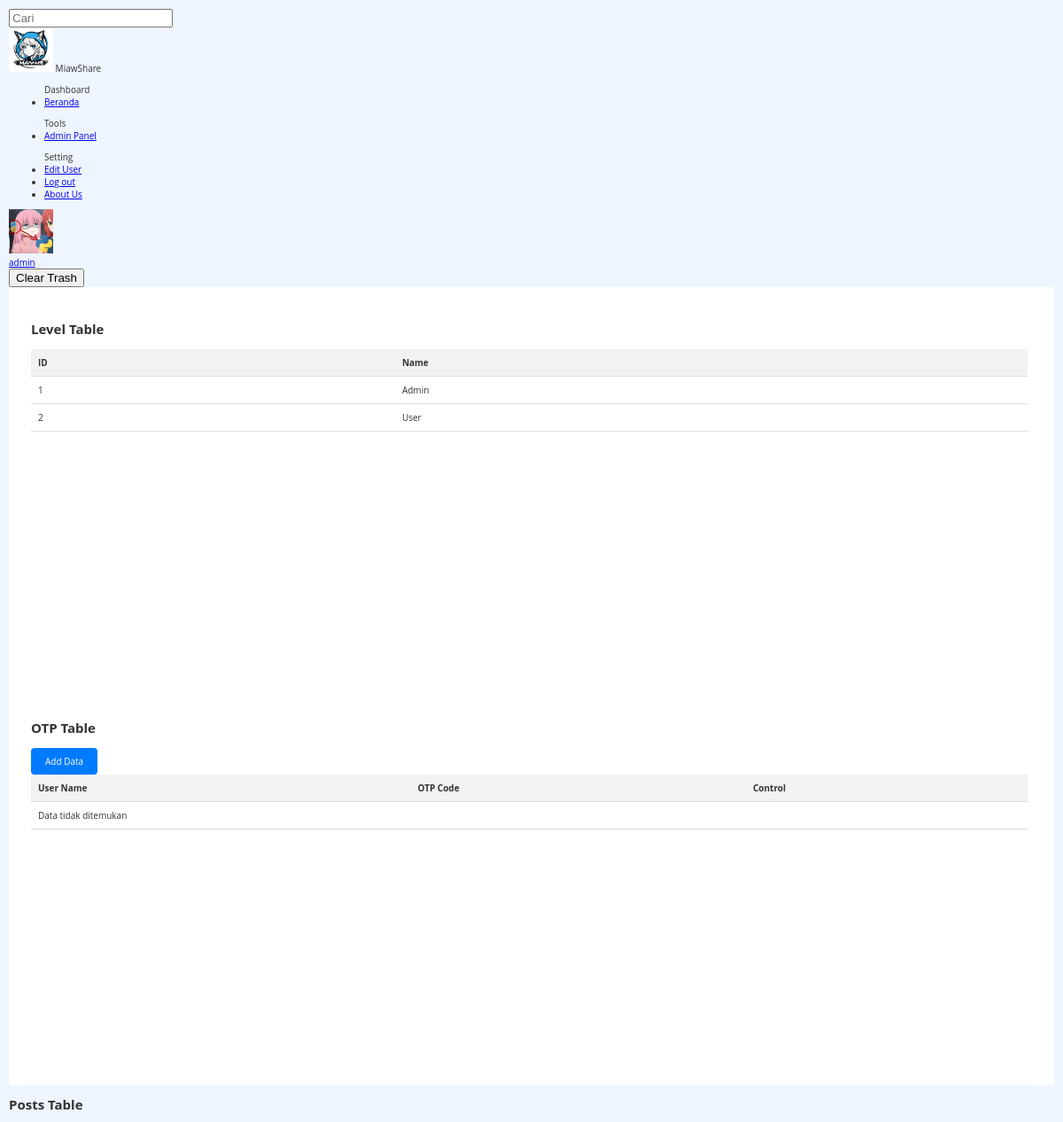
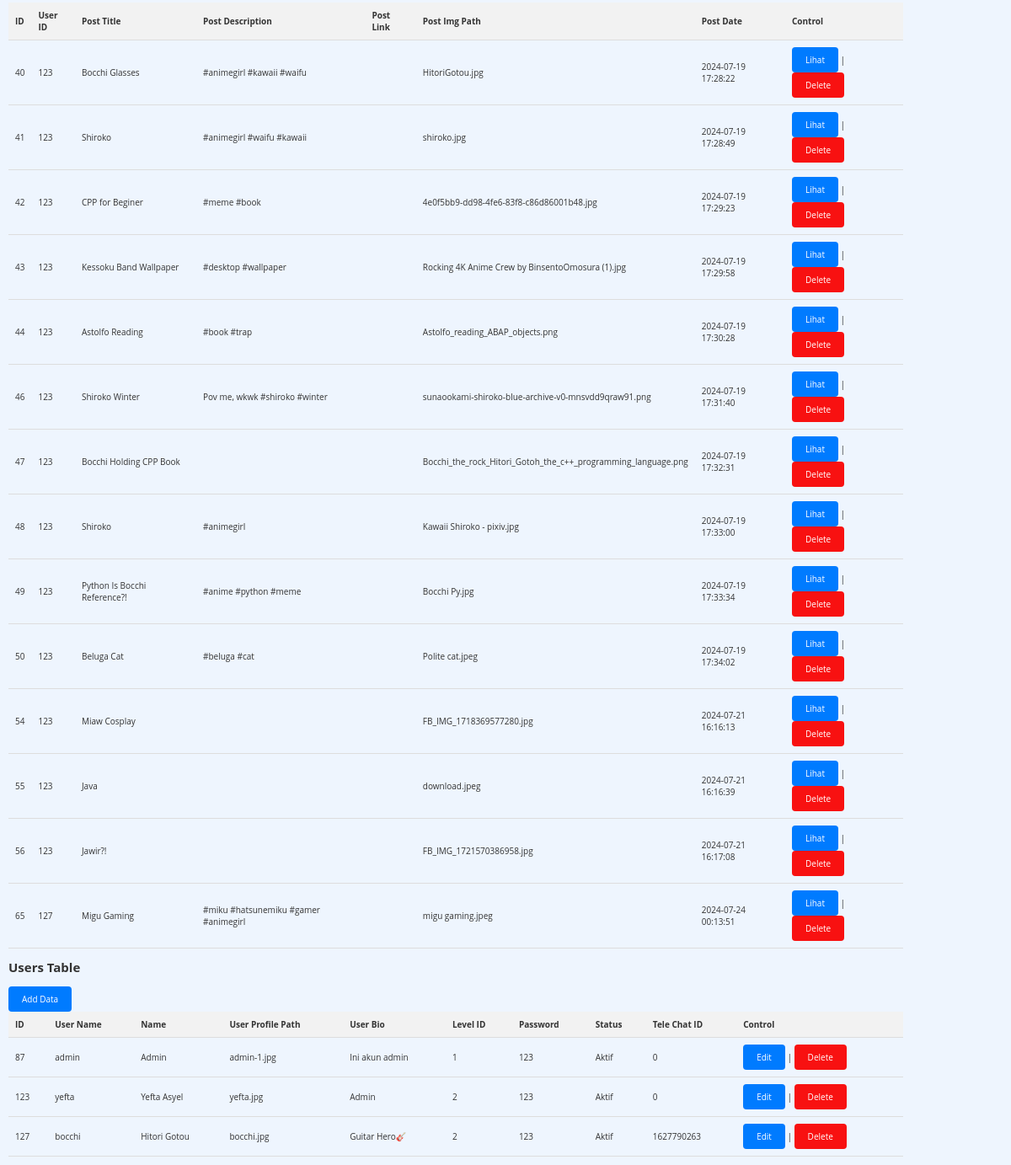
Screenshot of /ignore/hehe/hehe/hehe/admin_panelold.php (signed in) with the database file from the repository (2 pictures, top to bottom).
### tables this page shows
CREATE TABLE `level` (
  `level_id` int(11) NOT NULL,
  `level_name` varchar(12) DEFAULT NULL
);

CREATE TABLE `posts` (
  `post_id` int(11) NOT NULL,
  `user_id` int(11) DEFAULT NULL,
  `post_img_path` varchar(200) DEFAULT NULL,
  `post_title` varchar(100) DEFAULT NULL,
  `post_description` varchar(300) DEFAULT NULL,
  `post_link` varchar(300) DEFAULT NULL,
  `create_in` timestamp NOT NULL DEFAULT current_timestamp()
);

CREATE TABLE `users` (
  `user_id` int(11) NOT NULL,
  `user_name` varchar(30) DEFAULT NULL,
  `name` varchar(50) DEFAULT NULL,
  `user_profile_path` varchar(200) DEFAULT NULL,
  `user_bio` varchar(300) DEFAULT NULL,
  `level_id` int(11) DEFAULT NULL,
  `password` varchar(20) NOT NULL,
  `status` varchar(10) NOT NULL,
  `create_in` timestamp NOT NULL DEFAULT current_timestamp(),
  `delete_in` timestamp NOT NULL DEFAULT (current_timestamp() + interval 3 minute),
  `tele_chat_id` varchar(11) DEFAULT NULL
);

### ignore/hehe/hehe/hehe/admin_panelold.php (the view, shortened to what this page needs)
<?php
include '../koneksi.php';
$queryLevel = "SELECT * FROM level";
$resultLevel = mysqli_query($koneksi, $queryLevel);
$queryOTP = "SELECT * FROM otp";
$resultOTP = mysqli_query($koneksi, $queryOTP);
$queryPosts = "SELECT * FROM posts";
$resultPosts = mysqli_query($koneksi, $queryPosts);
$queryUsers = "SELECT * FROM users";
$resultUsers = mysqli_query($koneksi, $queryUsers);
if(isset($_SESSION['level_id'])) {
    if($_SESSION['level_id'] == 1) {
?>
        <!DOCTYPE html>
        <html>
        <head>
            <link rel="stylesheet" type="text/css" href="../styles/alert.css">
            <link rel="stylesheet" type="text/css" href="../styles/modal.css">
            <link rel="stylesheet" type="text/css" href="../styles/admin_panel.css">
        </head>
        <body>
        <div class="panel-search-bar">
            <form action="" method="get">
                <input type="text" name="search" id="searchData" placeholder="Cari">
            </form>
        </div>
<nav class="sidebar locked">
    <div class="logo_items flex">
    <span class="nav_image">
        <img src="../assets/logo/logo.png" alt="logo_img" style="max-width: 50px;"/>
    </span>
    <span class="logo_name">MiawShare</span>
    </div>
    <div class="menu_container">
    <div class="menu_items">
        <ul class="menu_item">
        <div class="menu_title flex">
            <span class="title">Dashboard</span>
        </div>
        <li class="item">
            <a href="beranda.php" class="link flex">
            <span>Beranda</span>
            </a>
        </li>
        </ul>
        <?php
        if(isset($_SESSION['level_id'])) {
        ?>
        <ul class="menu_item">
        <div class="menu_title flex">
            <span class="title">Tools</span>
        </div>
        <li class="item">
            <?php
            if($_SESSION['level_id'] == 1) {
            ?>
                <a href="admin_panel.php" class="link flex">
                <span>Admin Panel</span>
                </a>
            <?php
            }
            ?>
        </li>
        </ul>
    <?php
    }?>
        <ul class="menu_item">
        <div class="menu_title flex">
            <span class="title">Setting</span>
        </div>
        <?php
        if(isset($_SESSION['level_id'])){
            ?>
            <li class="item">
                <a href="crud/edit_profile.php" class="link flex">
                <span>Edit User</span>
                </a>
            </li>
            <li class="item">
                <a href="../logout.php" class="link flex">
                <span>Log out</span>
                </a>
            </li>
            <?php
        }
        ?>
        <li class="item">
            <a href="aboutus.php" class="link flex">
            <span>About Us</span>
            </a>
        </li>
        </ul>
    </div>
    <div class="sidebar_profile flex">
        <a href="<?php
        if(isset($_SESSION['level_id'])){
            echo "profile.php?user_name=", $_SESSION['user_name'];
        }else{
            echo "#";
        }
        ?>">
            <span class="nav_image">
            <img src="
            <?php
            if(isset($_SESSION['level_id'])){
                echo '../storage/profile/' . $_SESSION['user_profile_path'];
            }else{
                echo '../storage/profile/default.png';
            }
            ?>" alt="logo_img" style="max-width:50px;"/>
            </span>
            <div class="data_text">
            <span class="name">
                <?php
                if(isset($_SESSION['level_id'])){
                    echo $_SESSION['user_name'];
                }else{
                    echo 'Guest';
                }
                ?>
            </span>
        </a>
        </div>
    </div>
</nav>
        <form action="crud/delete_trash_file.php" method="post">
            <input type="submit" name="clear_trash" value="Clear Trash">
        </form>
        <div class="container">
    <div class="table-container">
        <h2>Level Table</h2>
        <table id="levelTable">
            <?php
            if (mysqli_num_rows($resultLevel) > 0) {
                echo "<tr>";
                echo "<th>ID</th>";
                echo "<th>Name</th>";
                echo "</tr>";
                while($rowLevel = mysqli_fetch_assoc($resultLevel)) {
                    echo "<tr>";
                    echo "<td>".$rowLevel['level_id']."</td>";
                    echo "<td>".$rowLevel['level_name']."</td>";
                    echo "</tr>";
                }
            } else {
                echo "<tr><td colspan='3'>Data tidak ditemukan</td></tr>";
            }
            ?>
        </table>
    </div>
    <div class="table-container">
        <h2>OTP Table</h2>
        <a href="crud/add_data.php?page=otp" class="btn">Add Data</a>
        <table id="otpTable">
            <?php
            if (mysqli_num_rows($resultOTP) > 0) {
                echo "<tr>";
                echo "<th>User Name</th>";
                echo "<th>OTP Code</th>";
                echo "<th>For</th>";
                echo "<th>Control</th>";
                echo "</tr>";
                while($rowOtp = mysqli_fetch_assoc($resultOTP)) {
                    echo "<tr>";
                    echo "<td>".$rowOtp['user_name']."</td>";
                    echo "<td>".$rowOtp['otp_code']."</td>";
                    echo "<td>".$rowOtp['to_use']."</td>";
                    echo "<td>";
                    echo "<a class='deleteBtn' data-id='".$rowOtp['id']."' data-page='otp'>Delete</a>";
                    echo "</td>";
                    echo "</tr>";
                }
            } else {
                echo "<tr>";
                echo "<th>User Name</th>";
                echo "<th>OTP Code</th>";
                echo "<th>Control</th>";
                echo "</tr>";
                echo "<tr>";
                echo "<td colspan='3'>Data tidak ditemukan</td>";
            }
            ?>
        </table>
    </div>
</div>
        <div class="container">
            <h2>Posts Table</h2>
            <table id="postsTable">
                <?php
                if (mysqli_num_rows($resultPosts) > 0) {
                    echo "<tr>";
                    echo "<th>ID</th>";
                    echo "<th>User ID</th>";
                    echo "<th>Post Title</th>";
                    echo "<th>Post Description</th>";
                    echo "<th>Post Link</th>";
                    echo "<th>Post Img Path</th>";
                    echo "<th>Post Date</th>";
                    echo "<th>Control</th>";
                    echo "</tr>";
                    while($rowPost = mysqli_fetch_assoc($resultPosts)) {
                        echo "<tr>";
                        echo "<td>".$rowPost['post_id']."</td>";
                        echo "<td>".$rowPost['user_id']."</td>";
                        echo "<td>".$rowPost['post_title']."</td>";
                        echo "<td>".$rowPost['post_description']."</td>";
                        echo "<td>".$rowPost['post_link']."</td>";
                        echo "<td>".$rowPost['post_img_path']."</td>";
                        echo "<td>".$rowPost['create_in']."</td>";
                        echo "<td>";
                        echo "<a class='btn' href='view_img.php?post_id=".$rowPost['post_id']."'>Lihat</a> | ";
                        echo "<a class='deleteBtn' data-id='".$rowPost['post_id']."' data-page='posts'>Delete</a>";
                        echo "</td>";
                        echo "</tr>";
                    }
                }
                ?>
            </table>
        </div>
        <div class="container">
            <h2>Users Table</h2>
            <a href="crud/add_data.php?page=users" class="btn">Add Data</a>
            <table id="usersTable">
                <?php
                if (mysqli_num_rows($resultUsers) > 0) {
                    echo "<tr>";
                    echo "<th>ID</th>";
                    echo "<th>User Name</th>";
                    echo "<th>Name</th>";
                    echo "<th>User Profile Path</th>";
                    echo "<th>User Bio</th>";
                    echo "<th>Level ID</th>";
                    echo "<th>Password</th>";
                    echo "<th>Status</th>";
                    echo "<th>Tele Chat ID</th>";
                    echo "<th>Control</th>";
                    echo "</tr>";
                    while($rowUser = mysqli_fetch_assoc($resultUsers)) {
                        echo "<tr>";
                        echo "<td>".$rowUser['user_id']."</td>";
                        echo "<td>".$rowUser['user_name']."</td>";
                        echo "<td>".$rowUser['name']."</td>";
                        echo "<td>".$rowUser['user_profile_path']."</td>";
                        echo "<td>".$rowUser['user_bio']."</td>";
                        echo "<td>".$rowUser['level_id']."</td>";
                        echo "<td>".$rowUser['password']."</td>";
                        echo "<td>".$rowUser['status']."</td>";
                        echo "<td>".$rowUser['tele_chat_id']."</td>";
                        echo "<td>";
                        echo "<a href='crud/edit_data.php?page=users&id=".$rowUser['user_id']."' class='btn'>Edit</a> | ";
                        echo "<a class='deleteBtn' data-id='".$rowUser['user_id']."' data-page='users'>Delete</a>";
                        echo "</td>";
                        echo "</tr>";
                    }
                }
                ?>
            </table>
        </div>
        </body>
        </html>
<?php
    } else {
        header("location:error/deniedpage.php");
    }
} else {
    header("location:../index.php?pesan=needlogin");
}
?>

### styles/admin_panel.css (style rules this page uses)
.btn { display: inline-block; padding: 8px 16px; background-color: #007bff; color: #fff; text-decoration: none; border: none; border-radius: 4px; cursor: pointer; transition: background-color 0.3s; }
.deleteBtn { display: inline-block; padding: 8px 16px; background-color: #f81111; color: #fff; text-decoration: none; border: none; border-radius: 4px; cursor: pointer; transition: background-color 0.3s; }
table { width: 100%; border-collapse: collapse; border-spacing: 0; }
th, td { padding: 8px; text-align: left; border-bottom: 1px solid #ddd; }
th { background-color: #f2f2f2; }
#postsTable, #usersTable, #levelTable, #otpTable { width: 90%; }
.container { overflow-x: auto; }
table { width: 100%; }
body { height: 100%; margin: 10px; font-family: 'Open Sans', sans-serif; font-size: 10px; font-weight: 400; color: #333333; background-color: #EEF5FE; }
.table-container { margin: 0 auto; width: 1250px; padding: 25px; height: 400px; box-shadow: 0 4px 6px rgba(0,0,0,0.1); background-color: #fff; }

### rows the page displays
level: level_id "1", level_name "Admin"
level: level_id "2", level_name "User"
posts: post_id "40", user "123", post_title "Bocchi Glasses", post_description "#animegirl #kawaii #waifu", post_img_path "HitoriGotou.jpg", create_in "2024-07-19 17:28:22"
posts: post_id "41", user "123", post_title "Shiroko", post_description "#animegirl #waifu #kawaii", post_img_path "shiroko.jpg", create_in "2024-07-19 17:28:49"
posts: post_id "42", user "123", post_title "CPP for Beginer", post_description "#meme #book", post_img_path "4e0f5bb9-dd98-4fe6-83f8-c86d86001b48.jpg", create_in "2024-07-19 17:29:23"
posts: post_id "43", user "123", post_title "Kessoku Band Wallpaper", post_description "#desktop #wallpaper", post_img_path "Rocking 4K Anime Crew by BinsentoOmosura (1).jpg", create_in "2024-07-19 17:29:58"
posts: post_id "44", user "123", post_title "Astolfo Reading", post_description "#book #trap", post_img_path "Astolfo_reading_ABAP_objects.png", create_in "2024-07-19 17:30:28"
posts: post_id "46", user "123", post_title "Shiroko Winter", post_description "Pov me, wkwk #shiroko #winter", post_img_path "sunaookami-shiroko-blue-archive-v0-mnsvdd9qraw91.png", create_in "2024-07-19 17:31:40"
posts: post_id "47", user "123", post_title "Bocchi Holding CPP Book", post_img_path "Bocchi_the_rock_Hitori_Gotoh_the_c++_programming_language.png", create_in "2024-07-19 17:32:31"
posts: post_id "48", user "123", post_title "Shiroko", post_description "#animegirl", post_img_path "Kawaii Shiroko - pixiv.jpg", create_in "2024-07-19 17:33:00"
posts: post_id "49", user "123", post_title "Python Is Bocchi Reference?!", post_description "#anime #python #meme", post_img_path "Bocchi Py.jpg", create_in "2024-07-19 17:33:34"
posts: post_id "50", user "123", post_title "Beluga Cat", post_description "#beluga #cat", post_img_path "Polite cat.jpeg", create_in "2024-07-19 17:34:02"
posts: post_id "54", user "123", post_title "Miaw Cosplay", post_img_path "FB_IMG_1718369577280.jpg", create_in "2024-07-21 16:16:13"
posts: post_id "55", user "123", post_title "Java", post_img_path "download.jpeg", create_in "2024-07-21 16:16:39"
posts: post_id "56", user "123", post_title "Jawir?!", post_img_path "FB_IMG_1721570386958.jpg", create_in "2024-07-21 16:17:08"
posts: post_id "65", user "127", post_title "Migu Gaming", post_description "#miku #hatsunemiku #gamer #animegirl", post_img_path "migu gaming.jpeg", create_in "2024-07-24 00:13:51"
users: user_id "87", user_name "admin", name "Admin", user_profile_path "admin-1.jpg", user_bio "Ini akun admin", level "1", password "123", status "Aktif", tele_chat "0"
users: user_id "123", user_name "yefta", name "Yefta Asyel", user_profile_path "yefta.jpg", user_bio "Admin", level "2", password "123", status "Aktif", tele_chat "0"
users: user_id "127", user_name "bocchi", name "Hitori Gotou", user_profile_path "bocchi.jpg", user_bio "Guitar Hero🎸", level "2", password "123", status "Aktif", tele_chat "1627790263"

### other values shown
$_SESSION['user_name'] "admin"
